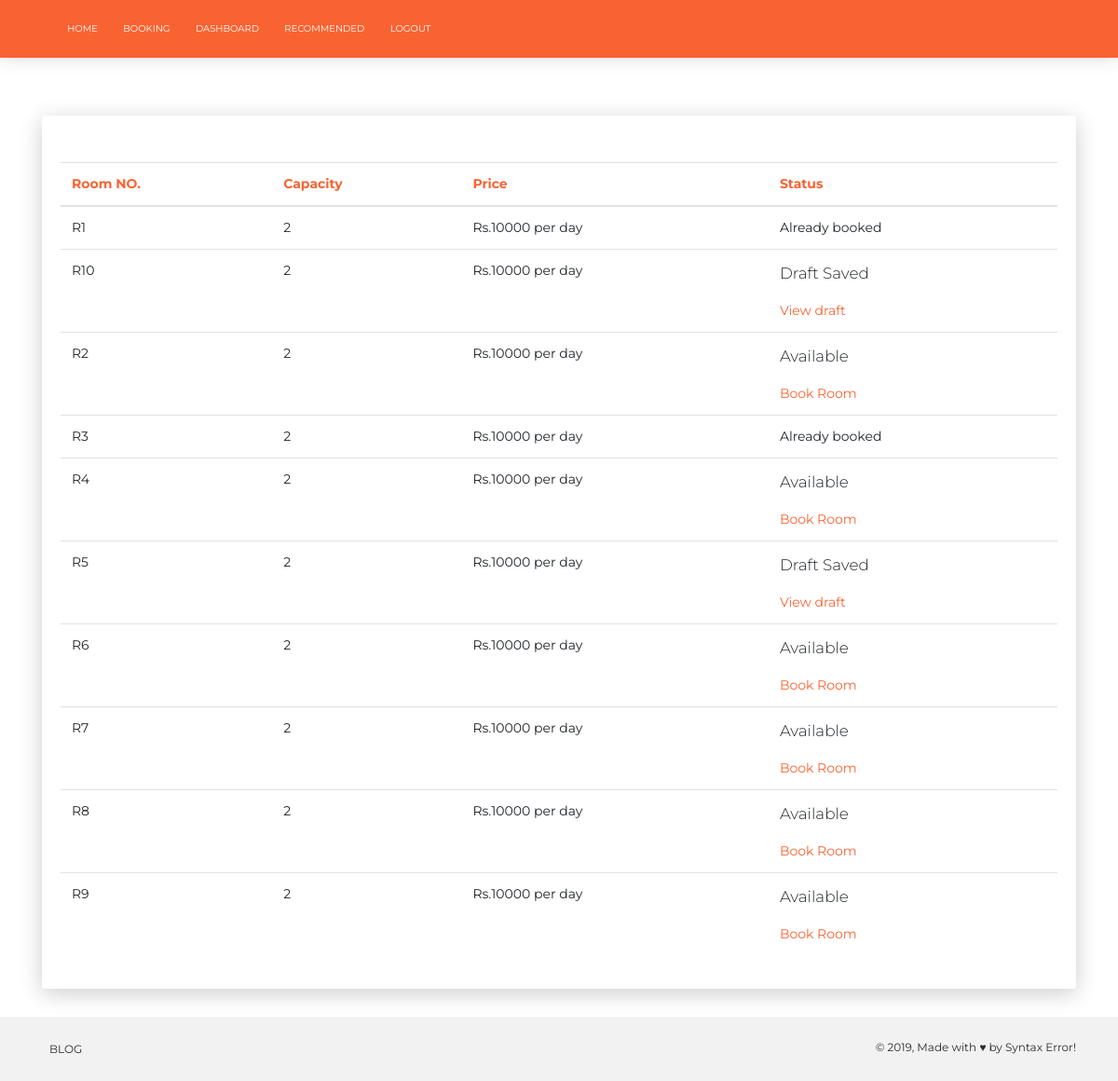
The page /H0/book_info (signed in) on the database its author committed.
### project/model.py (models this page shows, shortened)
class Rooms(db.Model):
    __tablename__ = 'Rooms'
    hotelId = db.Column(db.String(10),ForeignKey('Hotels.hotelId'),primary_key =True)
    roomNo = db.Column(db.String(64),primary_key=True)
    capacity = db.Column(db.Integer)
    status = db.Column(db.Boolean,default=True)
    price = db.Column(db.String(40))

### project/routes.py (the view)
@admin.route('/<hotelId>/book_info', methods=['GET', 'POST'])
def book_info(hotelId):
    if not current_user.is_authenticated:
        return redirect(url_for('admin.UserLogin'))
    draftRooms = Drafts.query.filter_by(hotelId = hotelId,userId = current_user.userId)
    draftList = []
    for each in draftRooms:
        draftList.append(each.roomNo)
    print(draftList)
    rooms = Rooms.query.filter_by(hotelId = hotelId)
    list = []
    for x in rooms:
        list.append({
            'hotelId':x.hotelId,
            'roomNo':x.roomNo,
            'capacity':x.capacity,
            'price':x.price,
            'status':x.status}
        )
    print(len(list))
    return render_template('book_info.html',list = list,draftList = draftList)

### project/model.py (called while the page is built)
@login_manager.user_loader
def load_user(userId):
    return Users.query.get(int(userId))

### project/templates/book_info.html (shortened to what this page needs)
<!DOCTYPE html>
<html lang="en">
<head>
    <link rel="stylesheet" href="https://use.fontawesome.com/releases/v5.7.1/css/all.css">
    <link rel="stylesheet" type="text/css" href="{{url_for('static', filename='css/bootstrap.min.css')}}"/>
    <link rel="stylesheet" type="text/css" href="{{url_for('static', filename='css/now-ui-kit.css')}}"/>
</head>
<body class="landing-page sidebar-collapse">
  <nav class="navbar navbar-expand-lg bg-primary">
    <div class="container">
      <div class="collapse navbar-collapse" id="navbarNav">
        <ul class="navbar-nav">
          <li class="nav-item ">
            <a class="nav-link" href="{{url_for('admin.index')}}">Home <span class="sr-only">(current)</span></a>
          </li>
          <li class="nav-item">
            <a class="nav-link" href="{{url_for('admin.Book')}}">Booking</a>
          </li>
          {% if current_user.is_anonymous %}
            <li class="nav-item">
              <a class="nav-link" href="{{url_for('admin.signup')}}">Signup</a>
            </li>
            <li class="nav-item">
              <a class="nav-link" href="{{url_for('admin.UserLogin')}}">Login</a>
            </li>
            <li class="nav-item">
                <a class="nav-link" href="{{url_for('admin.adminLogin')}}">Admin</a>
            </li>
          {% else %}
          <li class="nav-item">
              <a class="nav-link" href="{{url_for('admin.userDashboard')}}">Dashboard</a>
          </li>
          <li class="nav-item">
            <a class="nav-link" href="{{url_for('admin.recommended')}}">Recommended</a>
          </li>
            <li class="nav-item">
              <a class="nav-link" href="{{url_for('admin.logout')}}">Logout</a>
            </li>
          {% endif %}
        </ul>
      </div>
    </div>
  </nav>
    <div class="container">
        <br>
        <br>
            <div class="card">
                <div class="card-body">
                <div class="table-responsive">
                        <table class="table">
                                <thead class=" text-primary">
                                        <tr>
                                            <th>Room NO.</th>
                                            <th>Capacity</th>
                                            <th>Price</th>
                                            <th>Status</th>
                                        </tr>
                                    </thead>
                                <tbody>
                                {% for each in list %}
                                    <tr>
                                        <td>{{each['roomNo']}}</td>
                                        <td>{{each['capacity']}}</td>
                                        <td>{{each['price']}}</td>
                                        {% if each['status'] == false %}
                                            <td>Already booked</td>
                                        {% elif each['roomNo'] in draftList %}
                                        <td>
                                          <p>Draft Saved</p>
                                          <a href="{{url_for('admin.viewDraft')}}">View draft</a>
                                          </td>
                                        {% elif each['status'] == true %}
                                            <td>
                                            <p>Available</p>
                                            <a href="{{url_for('admin.book_room', hotelId = each['hotelId'] , roomNo = each['roomNo'])}}">Book Room</a>
                                            </td>
                                        {% endif %}
                                    </tr>
                                {% endfor %}
                                </tbody>
                                </table>
                </div>
                </div>
            </div>
    </div>
    <footer class="footer footer-default">
      <div class=" container ">
        <nav>
          <ul>
            <li>
              <a href="https://mayankdhiman.github.io/blog/">
                Blog
              </a>
            </li>
          </ul>
        </nav>
        <div class="copyright" id="copyright">
          &copy;
          , Made with &hearts; by Syntax Error!
        </div>
      </div>
    </footer>
</body>
</html>

### rows shown on the page
Rooms: roomNo "R1", capacity "2", price "Rs.10000 per day", shows "Already booked"
Rooms: roomNo "R10", capacity "2", price "Rs.10000 per day"
Rooms: roomNo "R2", capacity "2", price "Rs.10000 per day"
Rooms: roomNo "R3", capacity "2", price "Rs.10000 per day", shows "Already booked"
Rooms: roomNo "R4", capacity "2", price "Rs.10000 per day"
Rooms: roomNo "R5", capacity "2", price "Rs.10000 per day"
Rooms: roomNo "R6", capacity "2", price "Rs.10000 per day"
Rooms: roomNo "R7", capacity "2", price "Rs.10000 per day"
Rooms: roomNo "R8", capacity "2", price "Rs.10000 per day"
Rooms: roomNo "R9", capacity "2", price "Rs.10000 per day"
